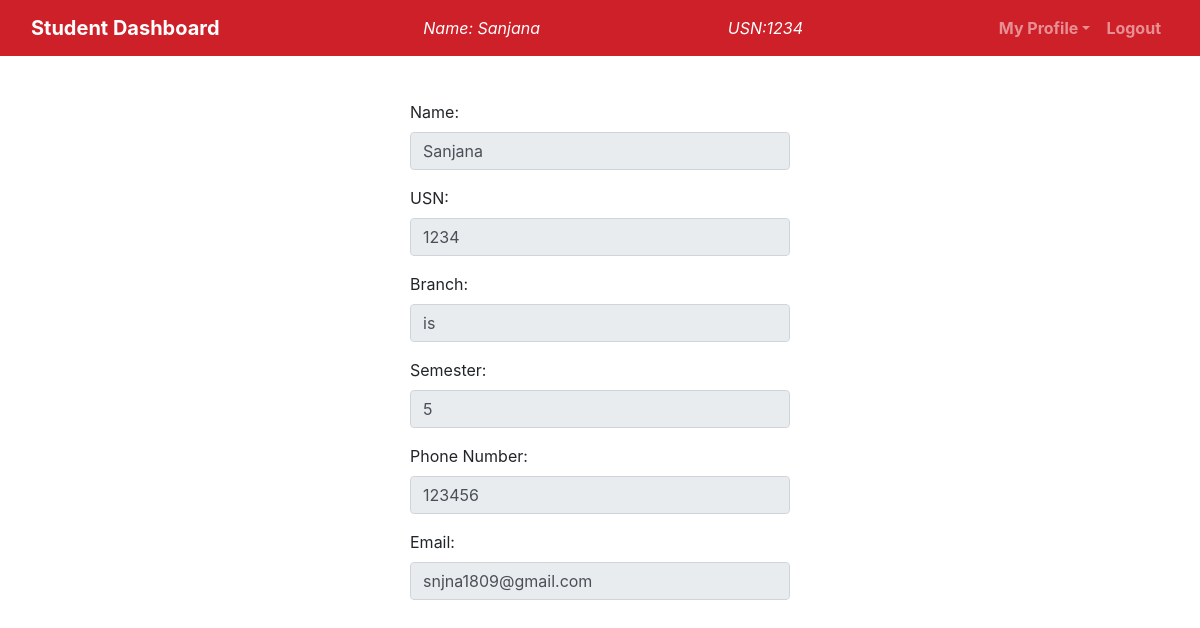
The page /student/view_profile.php (signed in) on the database its author committed.
### tables this page shows
CREATE TABLE `student` (
  `id` int(5) NOT NULL,
  `name` varchar(50) NOT NULL,
  `usn` varchar(50) NOT NULL,
  `branch` varchar(50) NOT NULL,
  `sem` varchar(50) NOT NULL,
  `phone` varchar(50) NOT NULL,
  `email` varchar(50) NOT NULL,
  `password` varchar(50) NOT NULL,
  `status` varchar(50) NOT NULL
);

### student/view_profile.php (the view, shortened to what this page needs)
<?php
    $connection = mysqli_connect("localhost","root","");
    $name = "";
    $usn = "";
    $branch = "";
    $sem = "";
    $phone = "";
    $email = "";
    $query = "select * from student where usn = '$_SESSION[usn]'";
    $query_run = mysqli_query($connection,$query);
    while($row = mysqli_fetch_assoc($query_run)){
        $name = $row['name'];
        $usn = $row['usn'];
        $branch = $row['branch'];
        $sem = $row['sem'];
        $phone = $row['phone'];
        $email = $row['email'];
    }
?>
<!DOCTYPE html>
<html lang="en">
<head>
    <link rel="stylesheet" type="text/css" href="../bootstrap-4.4.1/css/bootstrap.min.css">
</head>
<body>
<nav id="lms" class="navbar navbar-expand-lg navbar-dark ">
		<div class="container-fluid">
			<div class="navbar-header">
				<a class="navbar-brand" href="student_dashboard.php"><b>Student Dashboard</b></a>
			</div>
			<font style="color: white"><span><em>Name: <?php echo $_SESSION['name'];?></em></span></font>
			<font style="color: white"><span><em>USN:<?php echo $_SESSION['usn'];?></em></span></font>
			<ul class="nav navbar-nav navbar-right">
				<li class="nav-item dropdown">
					<a class="nav-link dropdown-toggle" data-toggle="dropdown"><b>My Profile</b></a>
				</li>
				<li class="nav-item"><a class="nav-link" href="logout.php"><b>Logout</b></a></li>
			</ul>
		</div>
	</nav><br>
    <div class="row">
		<div class="col-md-4"></div>
		<div class="col-md-4">
			<form id="main_content">
				<div class="form-group">
					<label>Name:</label>
					<input type="text" class="form-control" value="<?php echo $name;?>" disabled>
				</div>
				<div class="form-group">
					<label>USN:</label>
					<input type="text" class="form-control" value="<?php echo $usn;?>" disabled>
				</div>
				<div class="form-group">
					<label>Branch:</label>
					<input type="text" class="form-control" value="<?php echo $branch;?>" disabled>
				</div>
				<div class="form-group">
					<label>Semester:</label>
					<input type="text" class="form-control" value="<?php echo $sem;?>" disabled>
				</div>
                <div class="form-group">
					<label>Phone Number:</label>
					<input type="text" class="form-control" value="<?php echo $phone;?>" disabled>
				</div>
                <div class="form-group">
					<label>Email:</label>
					<input type="text" class="form-control" value="<?php echo $email;?>" disabled>
				</div>
			</form>
		</div>
		<div class="col-md-4"></div>
	</div>
</body>
</html>

### student/view_profile.php (style rules this page uses)
#lms { background-color: #ce2029; }
#main_content { padding-top: 20px; }

### rows shown on the page
student: name "Sanjana", usn "1234", branch "is", sem "5", phone "123456", email "snjna1809@gmail.com"

### other values the page prints
$_SESSION['name'] "Sanjana"
$_SESSION['usn'] "1234"
